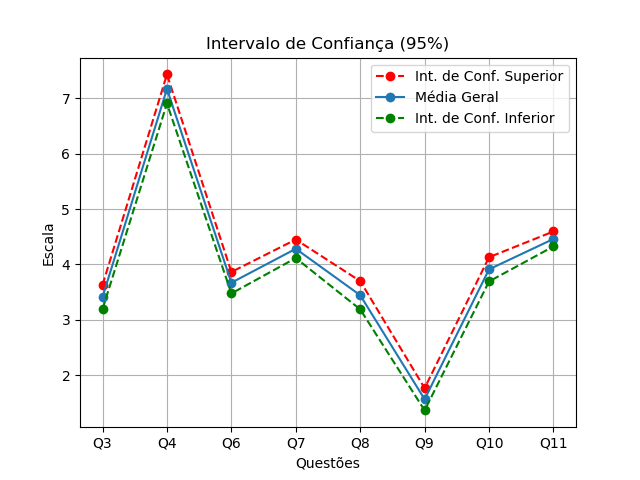

Generate this figure with Python:

import pandas as pd
import numpy as np
import matplotlib.pyplot as plt

data = pd.read_csv('data.csv', sep=',')
data.columns = ['time', 'Q1', 'Q2', 'Q3', 'Q4', 'Q5', 'Q6', 'Q7', 'Q8', 'Q9', 'Q10', 'Q11', 'Q12', 'Q13']

data.Q6[data.Q6 == 'Nunca fiquei sem redes sociais'] = 5
data.Q6[data.Q6 == 'Entre 1 e 3 dias'] = 4
data.Q6[data.Q6 == 'Entre 4 e 10 dias'] = 3
data.Q6[data.Q6 == 'Mais de 10 dias'] = 2
data.Q6[data.Q6 == 'Não tenho redes sociais'] = 1



entrevistados = data[data.Q13 == '0']
entrevistados = entrevistados[['Q3', 'Q4', 'Q6', 'Q7', 'Q8', 'Q9', 'Q10', 'Q11']]
anominos = data[data.Q13 != '0']
anominos = anominos[['Q3', 'Q4', 'Q6', 'Q7', 'Q8', 'Q9', 'Q10', 'Q11']]

fig, ax = plt.subplots()
ax.plot(entrevistados.mean(), '-o', label="Entrevistados")
ax.plot(anominos.mean(), '-o', label='Anônimos')
ax.set(xlabel='Questões', ylabel='Escala', title='Entrevistados x Anônimos')
ax.legend(loc='upper right')
ax.grid()
fig.savefig("analiseByGroups.png")
plt.show()

fig, ax = plt.subplots()
labels = 'entrevistados', 'anominos'
sizes = [len(entrevistados), len(anominos)]
ax.pie(sizes, labels=labels, autopct='%1.1f%%', shadow=True, startangle=90)
ax.axis('equal')  # Equal aspect ratio ensures that pie is drawn as a circle.
ax.set(title='Distribuição Entrevistados x Anônimos')
fig.savefig("ByGroups.png")
plt.show()



homens = data[data.Q1 == 'Masculino']
homens = homens[['Q3', 'Q4', 'Q6', 'Q7', 'Q8', 'Q9', 'Q10', 'Q11']]
mulheres = data[data.Q1 == 'Feminino']
mulheres = mulheres[['Q3', 'Q4', 'Q6', 'Q7', 'Q8', 'Q9', 'Q10', 'Q11']]

fig, ax = plt.subplots()
ax.plot(homens.mean(), '-o', label="Homens")
ax.plot(mulheres.mean(), '-o', label='Mulheres')
ax.set(xlabel='Questões', ylabel='Escala', title='Masculino x Feminino')
ax.legend(loc='upper right')
ax.grid()
fig.savefig("analiseBySex.png")
plt.show()

fig, ax = plt.subplots()
labels = 'masculino', 'feminino'
sizes = [len(homens), len(mulheres)]
ax.pie(sizes, labels=labels, autopct='%1.1f%%', shadow=True, startangle=90)
ax.axis('equal')  # Equal aspect ratio ensures that pie is drawn as a circle.
ax.set(title='Distribuição por Sexo')
fig.savefig("BySex.png")
plt.show()



exatas = data[data.Q2 == 'Ciências Exatas/Engenharia/Tecnologia']
exatas = exatas[['Q3', 'Q4', 'Q6', 'Q7', 'Q8', 'Q9', 'Q10', 'Q11']]
educacao = data[data.Q2 == 'Educação']
educacao = educacao[['Q3', 'Q4', 'Q6', 'Q7', 'Q8', 'Q9', 'Q10', 'Q11']]
saude = data[data.Q2 == 'Ciências Biológicas/Saúde']
saude = saude[['Q3', 'Q4', 'Q6', 'Q7', 'Q8', 'Q9', 'Q10', 'Q11']]
sociais = data[data.Q2 == 'Ciências Sociais']
sociais = sociais[['Q3', 'Q4', 'Q6', 'Q7', 'Q8', 'Q9', 'Q10', 'Q11']]
negocios = data[data.Q2 == 'Negócios']
negocios = negocios[['Q3', 'Q4', 'Q6', 'Q7', 'Q8', 'Q9', 'Q10', 'Q11']]
terra = data[data.Q2 == 'Ciências da Terra/Agrícolas']
terra = terra[['Q3', 'Q4', 'Q6', 'Q7', 'Q8', 'Q9', 'Q10', 'Q11']]

fig, ax = plt.subplots()
ax.plot(exatas.mean(), '--o', label="Exatas")
ax.plot(educacao.mean(), '--o', label="Educação")
ax.plot(negocios.mean(), '--o', label="Negócios")
ax.plot(terra.mean(), '--o', label="Ciências da Terra")
ax.plot(saude.mean(), '--o', label="Saúde")
ax.plot(sociais.mean(), '--o', label='Ciências Sociais')
ax.set(xlabel='Questões', ylabel='Escala', title='ByCurso')
ax.legend(loc='upper right')
ax.grid()
fig.savefig("analiseByCurso.png")
plt.show()

fig, ax = plt.subplots()
labels = 'Exatas', 'Educação', 'Biológicas/Saúde', 'Ciências Sociais', 'Negócios', 'Terra/Agrícolas'
sizes = [len(exatas), len(educacao), len(saude), len(sociais), len(negocios), len(terra)]
ax.pie(sizes, labels=labels, autopct='%1.1f%%', shadow=True, startangle=90)
ax.axis('equal')  # Equal aspect ratio ensures that pie is drawn as a circle.
ax.set(title='Distribuição por Formação')
fig.savefig("ByCurso.png")
plt.show()



data = data[data.Q12.isna() != True]
data.Q12 = data.Q12.astype(int)

fig, ax = plt.subplots()
groupby = pd.DataFrame(data.Q12).groupby('Q12').size().reset_index(name='quant')
plt.bar(groupby.Q12, groupby.quant)
ax.set(xlabel='Idades', ylabel='Quantidade', title='Distribuição por Idade')
fig.savefig("ByIdade.png")
plt.show()



data = data[['Q3', 'Q4', 'Q6', 'Q7', 'Q8', 'Q9', 'Q10', 'Q11']]
erroUp = data + (1.96 * (data.std() / np.sqrt(len(data))))
erroDown = data - (1.96 * (data.std() / np.sqrt(len(data))))

fig, ax = plt.subplots()
ax.plot(erroUp.mean(), '--or', label="Int. de Conf. Superior")
ax.plot(data.mean(), '-o', label="Média Geral")
ax.plot(erroDown.mean(), '--og', label="Int. de Conf. Inferior")
ax.set(xlabel='Questões', ylabel='Escala', title='Intervalo de Confiança (95%)')
ax.legend(loc='upper right')
ax.grid()
fig.savefig("erro.png")
plt.show()





